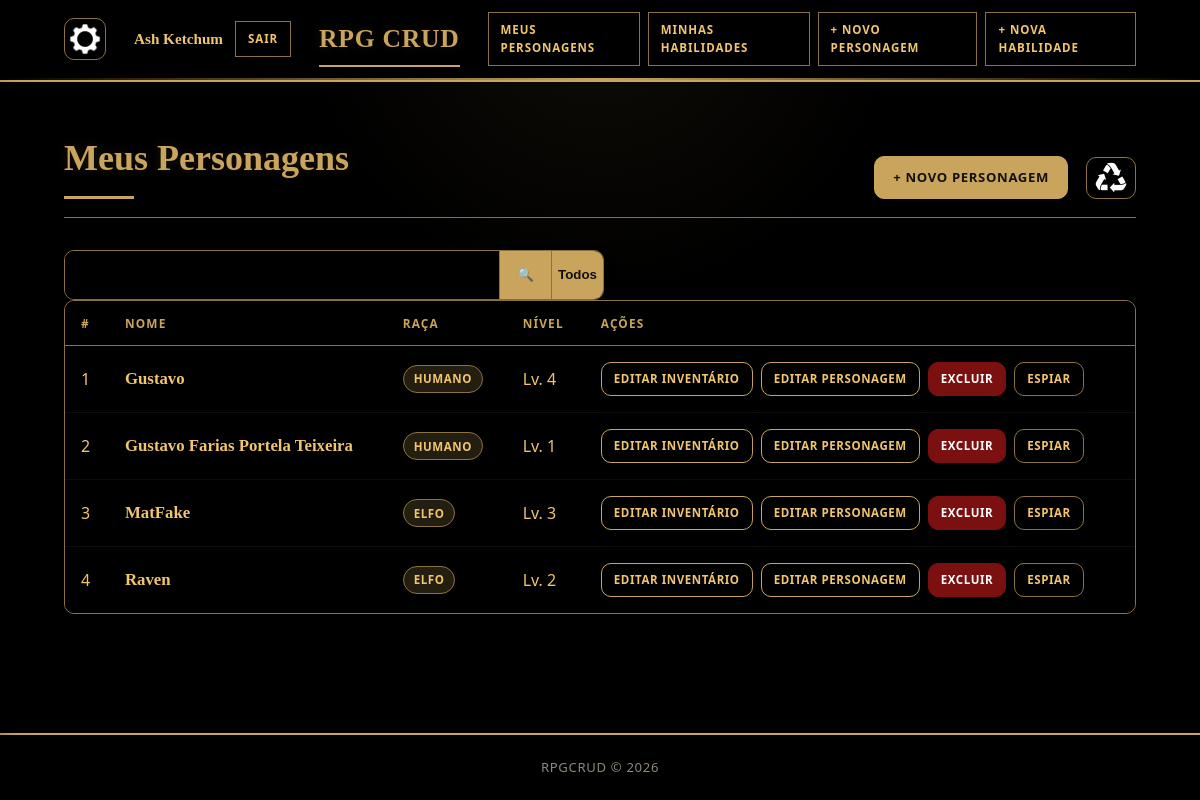
The app's page /pages/index.php (signed in) with its own data.
### tables this page shows
CREATE TABLE `personagem` (
  `id_usuario` int(11) DEFAULT NULL,
  `id` int(11) NOT NULL,
  `nome` varchar(100) NOT NULL,
  `idade` int(11) DEFAULT NULL,
  `raca` varchar(40) NOT NULL,
  `nivel` int(11) NOT NULL,
  `agilidade` int(11) NOT NULL,
  `forca` int(11) NOT NULL,
  `intelecto` int(11) NOT NULL,
  `constituicao` int(11) NOT NULL,
  `carisma` int(11) NOT NULL,
  `magia` int(11) NOT NULL,
  `aparencia` varchar(255) DEFAULT NULL,
  `deletado` tinyint(1) NOT NULL DEFAULT 0,
  `lore` text DEFAULT NULL
);

### config/database.php (called while the page is built, shortened)
<?php
function getConexao(): PDO {
    $dsn = "mysql:host=" . DB_HOST . ";dbname=" . DB_NAME . ";charset=" . DB_CHARSET;
    $opcoes = [
        PDO::ATTR_ERRMODE            => PDO::ERRMODE_EXCEPTION,
        PDO::ATTR_DEFAULT_FETCH_MODE => PDO::FETCH_ASSOC,
        PDO::ATTR_EMULATE_PREPARES   => false,
    ];
    return new PDO($dsn, DB_USER, DB_PASS, $opcoes);
}

### repository/PersonagemRepository.php (called while the page is built, shortened)
<?php
require_once __DIR__ . '/../config/database.php';
require_once __DIR__ . '/../entity/Personagem.php';
class PersonagemRepository {
    private PDO $pdo;
    public function __construct() {
        $this->pdo = getConexao();
    }
    public function listarPorUsuario(int $usuarioId): array {
        $stmt = $this->pdo->prepare(
            'SELECT * FROM personagem WHERE id_usuario = :idu ORDER BY nome ASC'
        );
        $stmt->execute([':idu' => $usuarioId]);
        $lista = [];
        foreach ($stmt->fetchAll() as $dados) {
            $lista[] = new Personagem($dados);
        }
        return $lista;
    }
}

### entity/Personagem.php (called while the page is built, shortened)
<?php
class Personagem {
    private int    $id;
    private string $nome;
    private string $raca;
    private int    $nivel;
    private int    $deletado;
    public function __construct(array $dados) {
        $this->id                = (int) ($dados['id']       ?? 0);
        $this->nome              =        $dados['nome']       ?? '';
        $this->raca              =        $dados['raca'] ?? '';
        $this->nivel             = (int) ($dados['nivel']        ?? 0);
        $this->forca             = (int) ($dados['forca']       ?? 0);
        $this->intelecto         = (int) ($dados['intelecto']      ?? 0);
        $this->constituicao      = (int) ($dados['constituicao'] ?? 0);
        $this->carisma           = (int) ($dados['carisma']        ?? 0);
        $this->magia             = (int) ($dados['magia']       ?? 0);
        $this->deletado          = (int) ($dados['deletado'] ?? 0);
    }
    public function getId():              int    { return $this->id; }
    public function getNome():            string { return $this->nome; }
    public function getRaca():            string { return $this->raca; }
    public function getNivel():           int    { return $this->nivel; }
    public function getDeletado():        int   { return $this->deletado; }
}

### pages/index.php (the view, shortened to what this page needs)
<?php
require_once __DIR__ . '/../repository/PersonagemRepository.php';
$repo = new PersonagemRepository();
$personagens = $repo->listarPorUsuario($_SESSION['id_usuario']);
require_once __DIR__ . '/../includes/header.php';
?>
<div class="page-header">
  <h2>Meus Personagens</h2>
  <a href="personagem_create.php" class="btn btn-primary btn-inicial" id="btn-novo-personagem">+ Novo Personagem</a>
  <a href="personagens_deletados.php" class="btn" id="btn-deletados"><img src="../assets/images/reciclagem.png" width="20px" class="img-reciclagem"></a>
</div>
<div>
  <form class="search-bar" method="GET" action="index.php">
    <input type="search" name="pesquisa" placeholder="Buscar personagem...">
    <button type="submit">🔍</button>
    <button type="submit" id="limpar" name="limpar">Todos</button>
  </form>
</div>
<?php if (empty($personagens)): ?>
  <div class="empty-state">
    <p>Você ainda não cadastrou nenhum personagem.</p>
    <a href="personagem_create.php" class="btn btn-primary">Cadastrar agora</a>
  </div>
<?php else: ?>
  <div class="table-wrapper">
    <table class="data-table">
      <thead>
        <tr>
          <th>#</th>
          <th>Nome</th>
          <th>Raça</th>
          <th>Nível</th>
          <th>Ações</th>
        </tr>
      </thead>
      <tbody>
        <?php foreach ($personagens as $indice => $personagem): ?>
          <?php if ($personagem->getDeletado() !== 1): ?>
            <tr class="tr-personagem">
              <td><?= $indice + 1 ?></td>
              <td><strong><?= htmlspecialchars($personagem->getNome()) ?></strong></td>
              <td><span class="badge badge-raça"><?= htmlspecialchars($personagem->getRaca()) ?></span></td>
              <td>Lv. <?= $personagem->getNivel() ?></td>
              <td class="acoes">
                <a href="item_create.php?id=<?= $personagem->getId() ?>" class="btn btn-sm btn-editar">Editar Inventário</a>
                <a href="personagem_edit.php?id=<?= $personagem->getId() ?>" class="btn btn-sm btn-editar">Editar Personagem</a>
                <a href="personagem_delete.php?id=<?= $personagem->getId() ?>" class="btn btn-sm btn-excluir">Excluir</a>
                <a href="personagem_espiar.php?id=<?= $personagem->getId() ?>" class="btn btn-sm btn-espiar">Espiar</a>
              </td>
            </tr>
          <?php endif; ?>
        <?php endforeach; ?>
      </tbody>
    </table>
  </div>
<?php endif; ?>
<?php require_once __DIR__ . '/../includes/footer.php'; ?>

### includes/header.php (shortened to what this page needs)
<!DOCTYPE html>
<html lang="pt-BR">
<head>
  <link rel="stylesheet" href="../assets/style.css" />
</head>
<body>
<header class="site-header">
  <div class="header-inner">
  <button id="btnMenu" class="btn"><img src="../assets/images/engrenagem.png" id="img-engrenagem"></button>
    <div class="header-user">
      <?php
        $nomeUser = $_SESSION['usuario_nome'] ?? 'Usuário';
      ?>
      <a href="../pages/menu_perfil.php" class="user-name">
        <?= htmlspecialchars($nomeUser) ?>
      </a>
      <a href="../pages/logout.php" class="btn-logout">Sair</a>
    </div>
    <a href="../pages/index.php" class="logo">RPG CRUD</a>
    <nav class="nav">
      <a href="../pages/index.php">Meus Personagens</a>
      <a href="../pages/index2.php">Minhas Habilidades</a>
      <a href="../pages/personagem_create.php">+ Novo Personagem</a>
      <a href="../pages/habilidade_create.php">+ Nova Habilidade</a>
    </nav>
  </div>
</header>
<main class="container">

### includes/footer.php
</main>
<footer class="site-footer">
  <div class="footer-inner">
    <p>RPGCRUD &copy; <?= date('Y') ?></p>
  </div>
</body>
</html>

### records on screen
personagem: nome "Gustavo", raca "HUMANO", nivel "4"
personagem: nome "Gustavo Farias Portela Teixeira", raca "HUMANO", nivel "1"
personagem: nome "MatFake", raca "ELFO", nivel "3"
personagem: nome "Raven", raca "ELFO", nivel "2"

### other values on screen
$nomeUser "Ash Ketchum"
